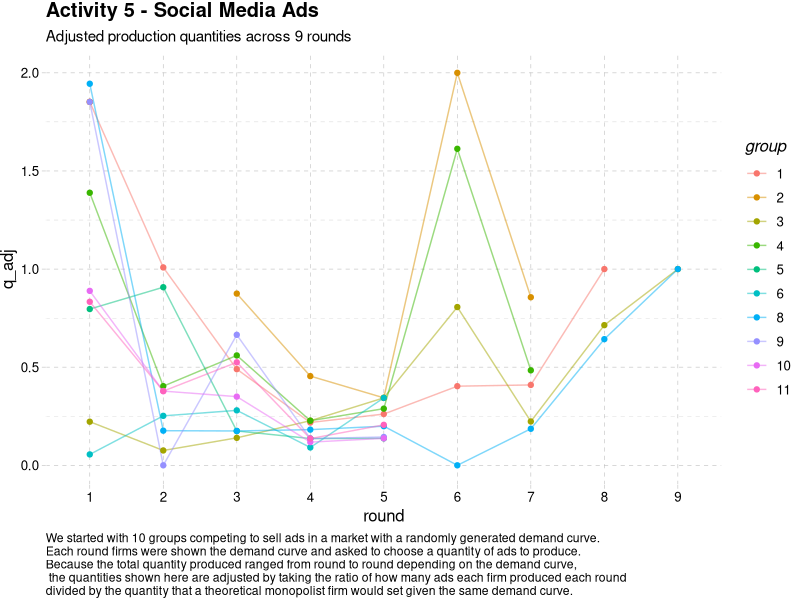

This figure's R source:
## ---- chunk 1
#| message: false
#| warning: false
# load tidyverse packages
library(tidyverse)
library(ggthemes)

# load in the results recorded in class from csv file
data <- read_csv(file = "EC327-activity5_results.csv")

# modify data for plotting
data <- data %>%
  # change `group` and `round` to be categorical
  mutate(across(c(group, round), as_factor)) %>%
  # standardize quantity by `a` and `b` of each round
  mutate(
    Q_mp = a/(2*b), # monopolist's quantity
    # ratio of individual firm's to monopolist's quantity
    q_adj = quantity/Q_mp 
  ) 

# plot adjusted quantities produced for all groups across rounds
data %>%
  ggplot( aes( x = round, y = q_adj,
      group = group, color = group )) +
  geom_line(alpha = 0.5) +
  geom_point() +
  ylim(0,2) +
  theme_pander() +
  theme(plot.caption = element_text(hjust = 0)) +
  labs(
    title = "Activity 5 - Social Media Ads",
    subtitle = "Adjusted production quantities across 9 rounds",
    caption = "We started with 10 groups competing to sell ads in a market with a randomly generated demand curve. \nEach round firms were shown the demand curve and asked to choose a quantity of ads to produce. \nBecause the total quantity produced ranged from round to round depending on the demand curve,\n the quantities shown here are adjusted by taking the ratio of how many ads each firm produced each round \ndivided by the quantity that a theoretical monopolist firm would set given the same demand curve."
  ) 

